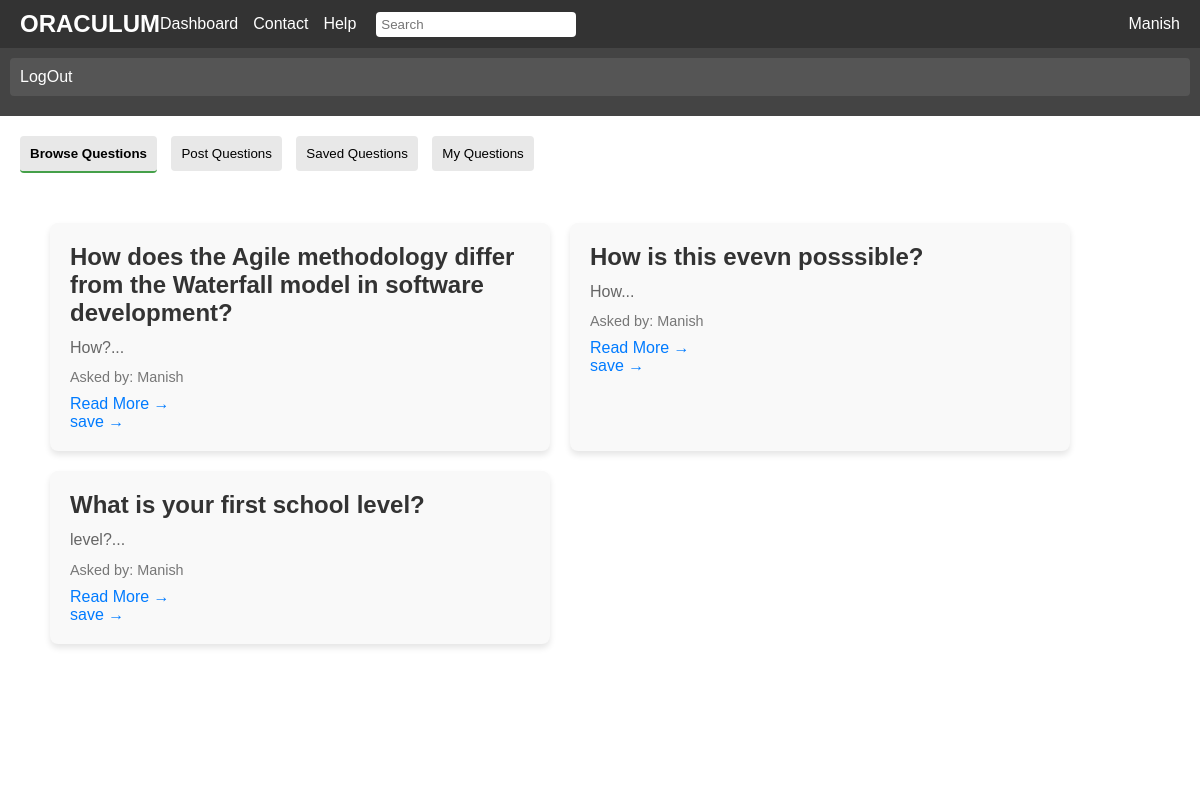
Screenshot of /Assets/Pages/dashboard.php (signed in) with the database file from the repository.
### tables this page shows
CREATE TABLE `questions` (
  `question_id` int(11) NOT NULL,
  `user_id` int(11) NOT NULL,
  `title` varchar(255) NOT NULL,
  `body` text NOT NULL,
  `created_at` timestamp NOT NULL DEFAULT current_timestamp()
);

CREATE TABLE `users` (
  `uid` int(11) NOT NULL,
  `username` varchar(50) NOT NULL,
  `email` varchar(100) NOT NULL,
  `password` varchar(255) NOT NULL,
  `created_at` timestamp NOT NULL DEFAULT current_timestamp()
);

### Assets/PHP/browseQuestions.php (the view, shortened to what this page needs)
<?php
    require '../PHP/startConnection.php';
    $query = "SELECT q.question_id, q.title, q.body, u.username, q.user_id FROM questions q JOIN users u ON q.user_id = u.uid";
    $result = $conn->query($query);
    if ($result->num_rows > 0) {
        while ($row = $result->fetch_assoc()) {
            $title = $row['title'];
            $body = $row['body'];
            $uid = $row['user_id'];
            $uname = $row['username'];
            $qid = $row['question_id'];
           echo "
            <div class='question-card'>
                <div class='card-content'>
                    <h3 class='title'>" . $title . "</h3>
                    <p class='body'>" . substr($body, 0, 100) . "...</p>
                    <p class='desc'>Asked by: " . $uname . "</p>
                    <a class='details-link' href='../PHP/answerQuestions.php?title=$title&body=$body&uid=$uid&uname=$uname&qid=$qid'>
                        Read More
                        <span aria-hidden='true'>→</span>
                    </a>
                    <a class='details-link' href='../PHP/answerQuestions.php?title=$title&body=$body&uid=$uid&uname=$uname&qid=$qid'>
                        save
                        <span aria-hidden='true'>→</span>
                    </a>
                </div>
            </div>";
        }
    } else {
        echo "No questions found.";
    }
?>

### Assets/Pages/header.php
<?php
    echo '
    <!DOCTYPE html>
    <html lang="en">
    <head>
        <meta charset="UTF-8">
        <meta name="viewport" content="width=device-width, initial-scale=1.0">
        <title>Oraculum Layout</title>
        <link rel="stylesheet" href="../CSS/dashboard.css">
    </head>
    <body>
        <div class="container">
        <header class="header">
            <div class="logo">
                <h1>ORACULUM</h1>
            </div>
            <nav>
                <a href="" class="links">Dashboard</a>
                <a href="" class="links">Contact</a>
                <a href="" class="links">Help</a>
            </nav>
            <div class="search-bar">
                <input type="text" placeholder="Search">
            </div>
            <div class="profile-icon">'
                .  $_SESSION['user_name'] .
            '</div>
        </header>
        <aside class="sidebar">
            <a href="../PHP/logout.php">LogOut</a>
        </aside> ';
?>

### Assets/Pages/dashboard.php (shortened to what this page needs)
<?php require './header.php'; ?>
        <main class="main-content">
            <div class="tabs">
                <button class="active" id="bq_btn">Browse Questions</button>
                <button id="pq_btn">Post Questions</button>
                <button id="sq_btn">Saved Questions</button>
                <button id="mq_btn">My Questions</button>
            </div>
            <div class="content-box">
                <div class="browseQuestions" id="browseQuestions">
                    <div class="ques">
                        <?php require '../PHP/browseQuestions.php';?>
                    </div>
                </div>
            </div>
        </main>
    </div>
</body>
</html>

### Assets/CSS/dashboard.css (style rules this page uses)
* { margin: 0; padding: 0; box-sizing: border-box; text-decoration: none; font-family: "Gill Sans", "Gill Sans MT", Calibri, "Trebuchet MS", sans-serif; }
body { font-family: Arial, sans-serif; background-color: #f4f4f4; }
.container { display: flex; flex-direction: column; min-height: 100vh; }
.header { display: flex; justify-content: space-between; align-items: center; padding: 10px 20px; background-color: #333; color: #fff; }
.header .logo h1 { margin: 0; font-size: 24px; }
.header nav { display: flex; gap: 15px; }
.header nav a { color: white; text-decoration: none; font-size: 16px; }
.search-bar { flex-grow: 1; margin-left: 20px; }
.search-bar input { padding: 5px; width: 200px; border-radius: 4px; border: none; }
.profile-icon { font-size: 16px; color: white; }
.sidebar { background-color: #444; padding: 10px; color: white; min-width: 150px; }
.sidebar a { color: white; display: block; margin-bottom: 10px; text-decoration: none; padding: 10px; background-color: #555; border-radius: 4px; }
.main-content { gap: 20px; flex-grow: 1; padding: 20px; background-color: white; display: flex; flex-direction: column; }
.tabs button { padding: 10px; outline: none; background-color: #e8e8e8; color: rgb(0, 0, 0); border: none; margin-right: 10px; cursor: pointer; border-radius: 4px; transition: background-color 0.3s; }
.tabs button.active { border-bottom: 2px solid #45a049; font-weight: bold; }
.content-box { padding: 20px; }
.ques { display: flex; flex-wrap: wrap; }
.question-card { display: flex; width: 500px; background-color: #f9f9f9; border-radius: 8px; box-shadow: 0 4px 6px rgba(0, 0, 0, 0.1); margin: 10px; padding: 20px; transition: transform 0.2s ease-in-out; flex-direction: column; justify-content: space-between; }
.card-content { display: flex; flex-direction: column; }
.title { font-size: 1.5em; margin-bottom: 10px; color: #333; }
.body { font-size: 1em; margin-bottom: 10px; color: #666; line-height: 1.4em; }
.desc { font-size: 0.9em; color: #777; margin-bottom: 10px; }
.details-link { font-size: 1em; text-decoration: none; color: #007bff; margin-top: auto; transition: color 0.3s ease; }
.browseQuestions { display: block; }

### rows the page displays
questions: title "How does the Agile methodology differ from the Waterfall model in software development?", body "How?", user.username "Manish"
questions: title "How is this evevn posssible?", body "How", user.username "Manish"
questions: title "What is your first school level?", body "level?", user.username "Manish"

### other values shown
$_SESSION['user_name'] "Manish"
